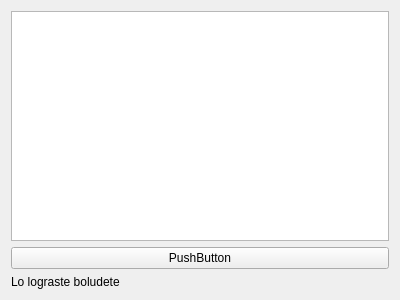
<?xml version="1.0" encoding="UTF-8"?>
<ui version="4.0">
 <class>Form</class>
 <widget class="QWidget" name="Form">
  <property name="geometry">
   <rect>
    <x>0</x>
    <y>0</y>
    <width>400</width>
    <height>300</height>
   </rect>
  </property>
  <property name="windowTitle">
   <string>Form</string>
  </property>
  <layout class="QVBoxLayout" name="verticalLayout">
   <item>
    <widget class="QGraphicsView" name="graphicsView"/>
   </item>
   <item>
    <widget class="QPushButton" name="pushButton">
     <property name="text">
      <string>PushButton</string>
     </property>
    </widget>
   </item>
   <item>
    <widget class="QLabel" name="label">
     <property name="text">
      <string>Lo lograste boludete</string>
     </property>
    </widget>
   </item>
  </layout>
 </widget>
 <resources/>
 <connections/>
</ui>
